Frame 1 (no input): blank canvas, image omitted
Frame 60 (the mouse pressed at the canvas centre just before this capture): blank canvas, image omitted
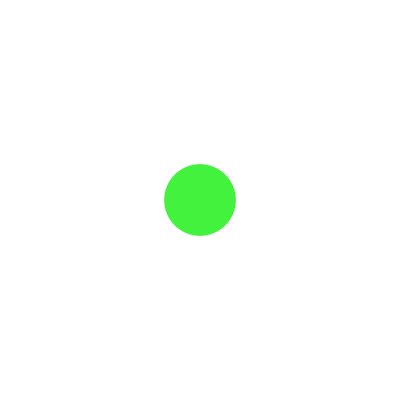
Frame 120 (the mouse held since frame 60 and released just before this capture)

The Processing sketch whose frames 1 and 60 were blank and that drew this single picture after the mouse press (run headless with seeded random() and noise(); from frame 60 on, the mouse is pressed at the canvas centre):

// Processing sketch: processing_93298
// ── processing_93298.pde

// Jamie Scott z3352200

int prev_x;
int prev_y;

void setup()
{
  size(400, 400);
  noStroke();
  background(255);
  ellipseMode(CENTER); 
}

void draw()
{ 
  // Check if the mouse has moved
  if( mouseX != prev_x && mouseY != prev_y)
  {
    // Generate random circle size and colours
    float radius = random(20, 100);
    float fillColour_r = random(0, 255);
    float fillColour_g = random(0, 255);
    float fillColour_b = random(0, 255);
    
    // Draw the circles
    fill(fillColour_r, fillColour_g, fillColour_b);
    ellipse(mouseX, mouseY, radius, radius);
  }
  
  prev_x = mouseX;
  prev_y = mouseY;
}
